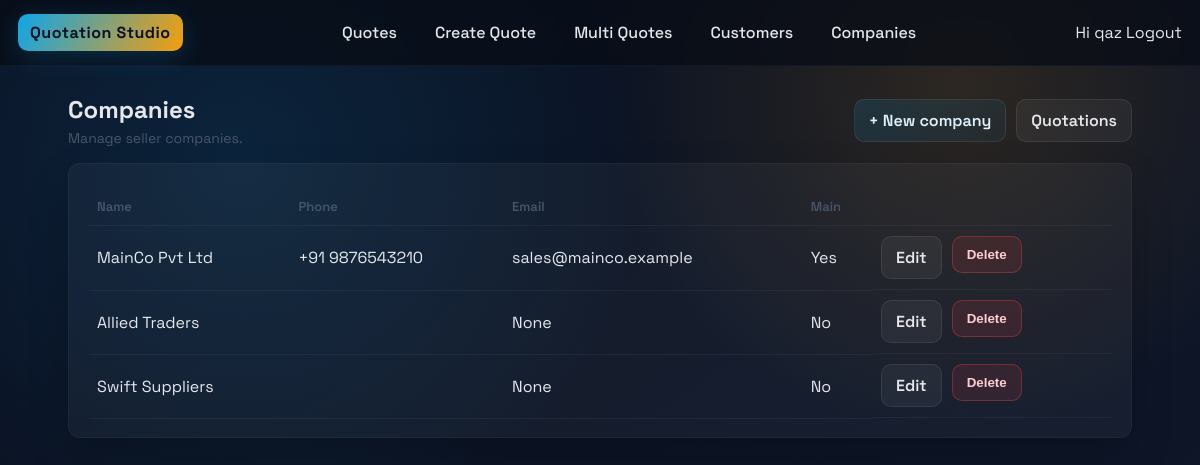
/companies/ (signed in), run on the app's committed database.
### quotation_models/models.py (models this page shows, shortened)
class Company(models.Model):
    name = models.CharField(max_length=200)
    legal_name = models.CharField(max_length=255, blank=True, default="")
    address = models.TextField(blank=True, default="")
    phone = models.CharField(max_length=50, blank=True, default="")
    email = models.EmailField(blank=True, null=True)
    gstin = models.CharField(max_length=32, blank=True, default="")
    pan = models.CharField(max_length=16, blank=True, default="")
    logo_path = models.CharField(max_length=500, blank=True, default="")
    is_main = models.BooleanField(default=False)
    class Meta:
        app_label = "quotation_models"

### quotations/views.py (the view)
# urls.py: path("companies/", views.company_list, name="company_list"),
@login_required
def company_list(request):
    companies = Company.objects.order_by("-is_main", "name")
    return render(request, "quotations/company_list.html", {"companies": companies})

### templates/quotations/company_list.html (shortened to what this page needs)
{% extends "base.html" %}
{% block content %}
<div class="page-header">
    <div>
        <h1 class="page-title">Companies</h1>
        <p class="page-subtitle">Manage seller companies.</p>
    </div>
    <div class="actions">
        <a class="btn" href="{% url 'quotations:company_create' %}">+ New company</a>
        <a class="btn-secondary btn" href="{% url 'quotations:list' %}">Quotations</a>
    </div>
</div>
<div class="panel">
    <table class="table">
        <thead>
            <tr>
                <th>Name</th>
                <th>Phone</th>
                <th>Email</th>
                <th>Main</th>
                <th></th>
            </tr>
        </thead>
        <tbody>
            {% for c in companies %}
            <tr>
                <td>{{ c.name }}</td>
                <td>{{ c.phone }}</td>
                <td>{{ c.email }}</td>
                <td>{{ c.is_main|yesno:"Yes,No" }}</td>
                <td class="actions">
                    <a class="btn-secondary btn" href="{% url 'quotations:company_edit' c.id %}">Edit</a>
                    <form method="post" action="{% url 'quotations:company_delete' c.id %}" style="display:inline" onsubmit="return confirm('Delete this company?');">
                        <button class="btn btn-danger" type="submit">Delete</button>
                    </form>
                </td>
            </tr>
            {% empty %}
            <tr><td colspan="5" class="empty">No companies yet.</td></tr>
            {% endfor %}
        </tbody>
    </table>
</div>
{% endblock %}

### templates/base.html (shortened to what this page needs)
{% load static %}
<!DOCTYPE html>
<html lang="en">
<head>
    <link rel="stylesheet" href="{% static 'quotations.css' %}">
</head>
<body>
    <header class="topbar">
        <a class="brand" href="{% url 'quotations:list' %}">Quotation Studio</a>
        <nav class="nav-links">
            <a href="{% url 'quotations:list' %}">Quotes</a>
            <a href="{% url 'quotations:create' %}">Create Quote</a>
            <a href="{% url 'quotations:multi_create' %}">Multi Quotes</a>
            <a href="{% url 'quotations:buyer_list' %}">Customers</a>
            <a href="{% url 'quotations:company_list' %}">Companies</a>
        </nav>
        <div class="user-info">
            {% if user.is_authenticated %}
                <span>Hi {{ user.username }}</span>
                <a href="{% url 'logout' %}">Logout</a>
            {% else %}
                <a href="{% url 'login' %}">Login</a>
            {% endif %}
        </div>
    </header>
    <main class="page-shell">
        {% block content %}{% endblock %}
    </main>
</body>
</html>

### static/quotations.css (style rules this page uses)
:root { --ink: #0f172a; --muted: #475569; --line: #1f2937; --surface: #0b1224; --panel: rgba(255, 255, 255, 0.04); --accent: #0ea5e9; --accent-2: #f59e0b; --success: #22c55e; --danger: #ef4444; --radius: 12px; color-scheme: dark; }
* { box-sizing: border-box; }
body { margin: 0; font-family: 'Space Grotesk', 'Chivo', sans-serif; background: radial-gradient(circle at 20% 20%, rgba(14,165,233,0.12), transparent 35%), radial-gradient(circle at 80% 10%, rgba(245,158,11,0.14), transparent 30%), linear-gradient(145deg, #0b1224, #0b1324 35%, #0f172a); color: #e5e7eb; min-height: 100vh; }
a { color: inherit; text-decoration: none; }
.topbar { display: flex; justify-content: space-between; align-items: center; padding: 14px 18px; border-bottom: 1px solid #111827; background: rgba(8, 12, 22, 0.75); backdrop-filter: blur(6px); position: sticky; top: 0; z-index: 10; }
.brand { font-weight: 700; letter-spacing: 0.5px; padding: 8px 12px; border-radius: 10px; background: linear-gradient(120deg, var(--accent), var(--accent-2)); color: #0b1224; box-shadow: 0 6px 24px rgba(14,165,233,0.2); }
.nav-links { display: flex; gap: 14px; font-weight: 500; }
.nav-links a { padding: 8px 12px; border-radius: 10px; transition: background 0.2s ease, color 0.2s ease; }
.page-shell { padding: 28px 18px 48px; max-width: 1100px; margin: 0 auto; }
.panel { background: var(--panel); border: 1px solid rgba(255,255,255,0.04); border-radius: var(--radius); box-shadow: 0 18px 40px rgba(0,0,0,0.2); padding: 18px 20px; }
.page-header { display: flex; justify-content: space-between; align-items: center; margin-bottom: 16px; gap: 12px; }
.page-title { font-size: 24px; font-weight: 700; margin: 0; }
.page-subtitle { color: var(--muted); margin: 4px 0 0 0; font-size: 14px; }
.btn { display: inline-flex; align-items: center; gap: 6px; padding: 10px 14px; border-radius: 10px; border: 1px solid rgba(255,255,255,0.08); background: linear-gradient(135deg, rgba(14,165,233,0.14), rgba(14,165,233,0.05)); color: #e0f2fe; cursor: pointer; font-weight: 600; transition: transform 0.08s ease, box-shadow 0.2s ease, border-color 0.2s ease; }
.btn-secondary { background: rgba(255,255,255,0.05); color: #e5e7eb; }
.btn-danger { background: rgba(239, 68, 68, 0.12); color: #fecdd3; border-color: rgba(239,68,68,0.35); }
.table { width: 100%; border-collapse: collapse; border-spacing: 0; margin-top: 6px; }
.table th, .table td { padding: 10px 8px; border-bottom: 1px solid rgba(255,255,255,0.05); }
.table th { text-align: left; color: var(--muted); font-weight: 600; font-size: 13px; }
.actions { display: flex; gap: 10px; flex-wrap: wrap; }

### data on the page
Company: name "MainCo Pvt Ltd", phone "+91 9876543210", email "sales@mainco.example", is_main "Yes"
Company: name "Allied Traders", email "None", is_main "No"
Company: name "Swift Suppliers", email "None", is_main "No"

### other printed values
{{ user.username }} "qaz"
